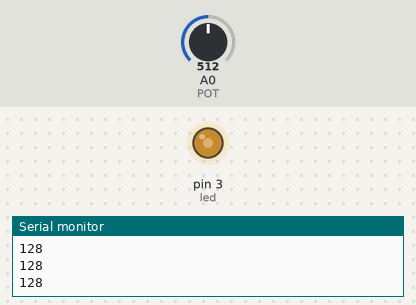
Bench run of a sketch on a simulated Arduino Uno, built with avr-gcc and run on an emulated ATmega328P. Shown: output pins drawn as LEDs (lit = HIGH), the last lines printed to the serial monitor. The inputs (shaded band) are chosen by the test bench; at power-on: A0 (POT) = 512.

Above: at 1.2 s.
1.3 s: A0 (POT) set to 716
At 1.6 s:
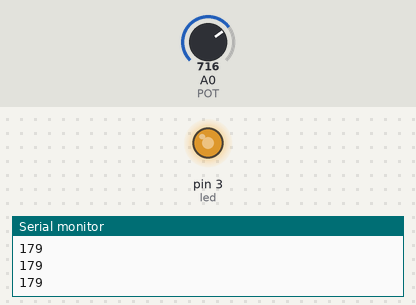
2.8 s: A0 (POT) set to 900
At 4.0 s:
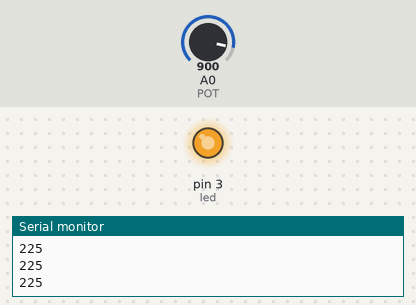
4.3 s: A0 (POT) set to 122
At 5.4 s:
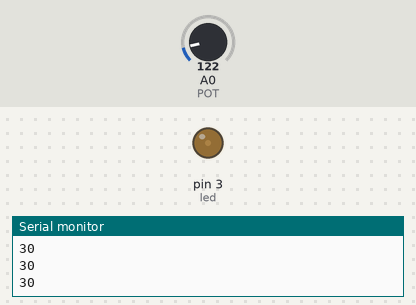
5.8 s: A0 (POT) set to 0
At 6.7 s:
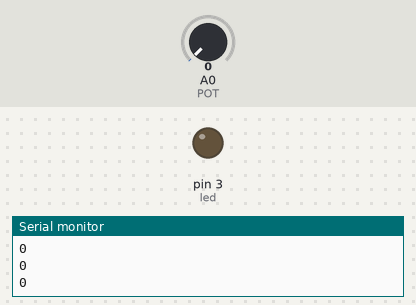
Timing chart, 0 to 8.3 s (numbered marks = the images above; inputs shaded):
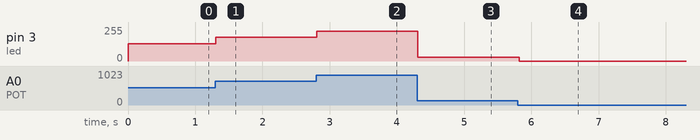

Measured:
- after the input at 1.3 s, pin 3 (led): 128/255 → 179/255 at once
- after the input at 2.8 s, pin 3 (led): 179/255 → 225/255 at once
- after the input at 4.3 s, pin 3 (led): 225/255 → 30/255 at once
- after the input at 5.8 s, pin 3 (led): 30/255 → 0/255 at once

The sketch:

Practica_3.1.ino
```cpp
// VaARIABLES
int POT  = A0;
int Lectura;
int led =3;
// INICIALIZACION DEL PROGRAMA Y PINES A UTILIZAR
void setup()
{
  Serial.begin(9600);
 pinMode(POT,INPUT);
   pinMode(led,OUTPUT);
}
// PROCESO DE ANALIZACION HE IMPRECION DE RESULTADOS EN EL MONITOR CERIAL
void loop()
{
 Lectura = analogRead(POT)/4;
  analogWrite(led,Lectura);
  Serial.println(Lectura);
  delay(100);
}
```
